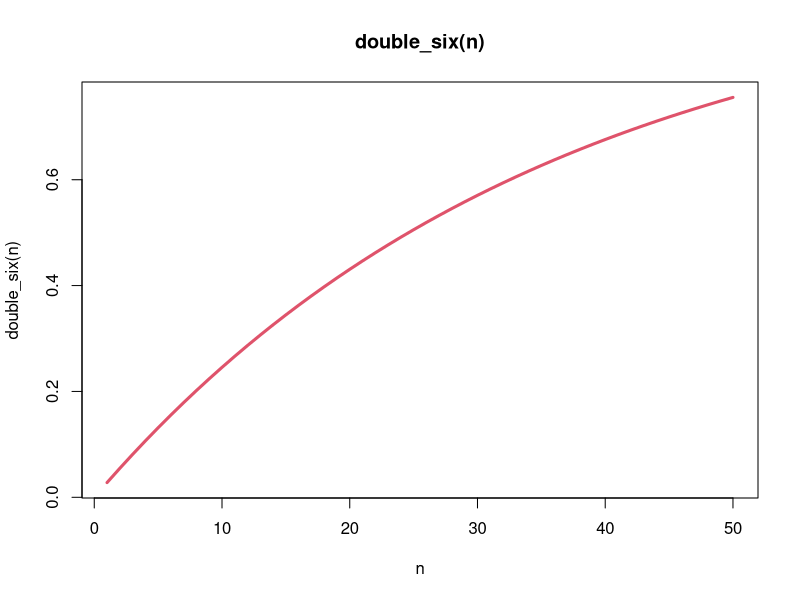

Write R code to recreate this figure.
#i)
set.seed(1234)
tier_A <- c("Rogue","Druid", "Shaman")
tier_B <- c("Warrior", "Warlock", "Hunter")
tier_C <- c("Mage", "Priest", "Paladin", "Demon Hunter")
arena <- c(tier_A, tier_B, tier_C)
N <- 10000
all_samples <- t(replicate(N, sample(arena, 3)))
head(all_samples)

#ii)
for (row in 1:6) {
  cat("Warlock" %in% all_samples[row,])
  print(all_samples[row,])
}

#iii)
in_tier_A <- function(game) {
  return (("Shaman" %in% game) | ("Rogue" %in% game) | ("Druid" %in% game))
}

in_tier_B <- function(game) {
  return (("Hunter" %in% game) | ("Warrior" %in% game) | ("Warlock" %in% game))
}

in_tier_C <- function(game) {
  return (("Mage" %in% game) | ("Priest" %in% game) | ("Paladin" %in% game) |
            ("Demon Hunter" %in% game))
}

all_tiers <- function(game) {
  return ((in_tier_A(game)) & (in_tier_B(game)) & (in_tier_C(game)))
}

#iv)
N <- 10000
count <- 0
for (row in 1:N) {
  if (all_tiers(all_samples[row,])) {
    count <- count + 1
  }
}
proportion <- count / N
proportion

# Q2di
N <- 10000
all_samples <- t(replicate(N, sample(arena, 3)))
total_number_in_A <- 0
count_rogue <- 0
for (row in 1:N) {
  if ((all_samples[row,1] %in% tier_A) || (all_samples[row,2] %in% tier_A) ||
      (all_samples[row,3] %in% tier_A)) {
    if ("Rogue" %in% all_samples[row,]) {
      count_rogue <- count_rogue + 1
    }
    total_number_in_A <- total_number_in_A + 1
  }
}
probability_rogue_given_A <- count_rogue / total_number_in_A
probability_rogue_given_A

# Q2dii
total_number_in_B <- 0
count_rogue <- 0
for (row in 1:N) {
  if (all_samples[row,1] %in% tier_B || all_samples[row,2] %in% tier_B ||
      all_samples[row,3] %in% tier_B) {
    if ("Rogue" %in% all_samples[row,]) {
      count_rogue <- count_rogue + 1
    }
    total_number_in_B <- total_number_in_B + 1
  }
}
probability_rogue_given_B <- count_rogue / total_number_in_B
probability_rogue_given_B

# Q2eii
set.seed(1234)
N <- 10000
samples_replace <- t(replicate(N, sample(arena, 3, replace = TRUE)))
head(samples_replace)

count_replace <- 0
for (row in 1:N) {
  if (all_tiers(samples_replace[row,])) {
    count_replace <- count_replace + 1
  }
}
proportion_with_replace <- count_replace / N
proportion_with_replace

# Q3b
set.seed(1234567)
N <- 10000
dice_results <- 1:6
die_roll <- t(replicate(N, sample(dice_results, 4, replace = TRUE)))
wins <- 0
for (row in 1:N) {
  if (1 %in% die_roll[row,]) {
    wins <- wins + 1
  }
}
proportion_of_wins = wins / N
proportion_of_wins

# Q3cii
double_six = function(n) {
  prob_win <- 1 - (35/36)^n
  prob_win
}

double_six(10)
double_six(20)
double_six(30)

# Q3ciii
x <- 1:50
y <- double_six(x)
plot(x, y, type='l', main="double_six(n)", col=2, lwd=3, xlab="n", 
     ylab = "double_six(n)")

# Q3civ
largest_int = function() {
  n <- 1
  while (double_six(n) < 0.5) {
    n <- n + 1
  }
  n <- n - 1
  n
}

largest_int()
double_six(24)
double_six(25)


  